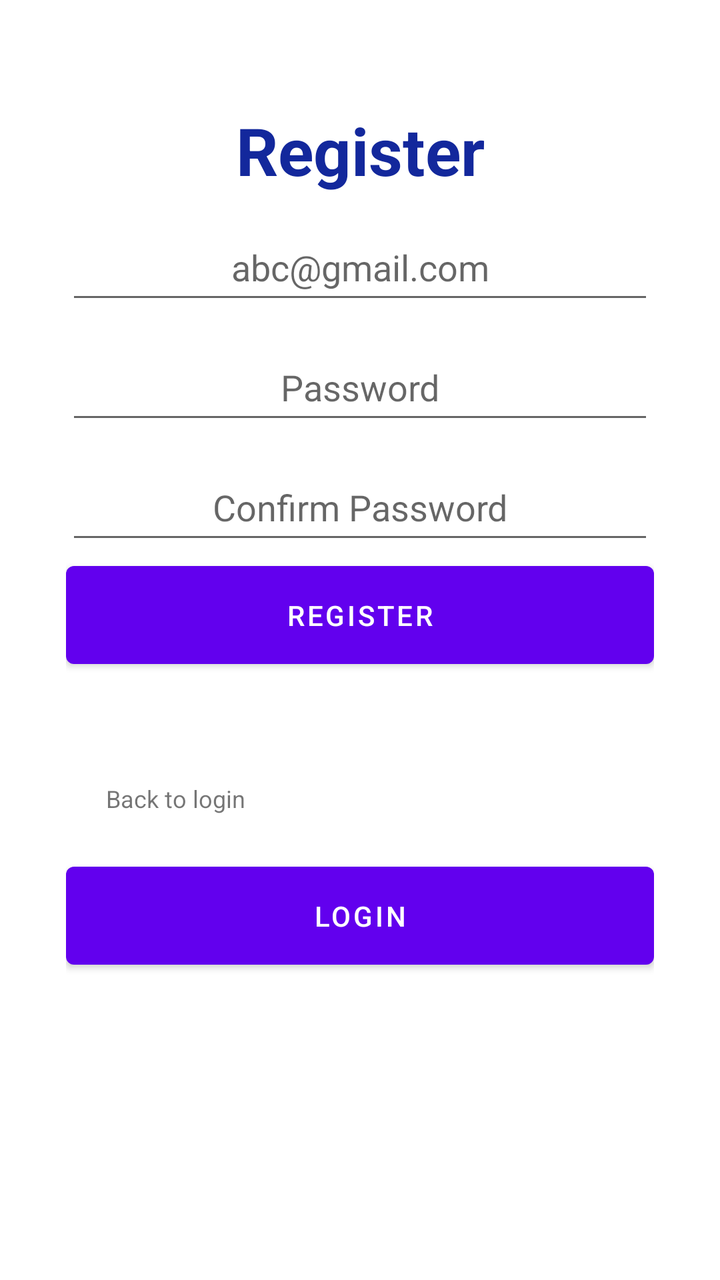
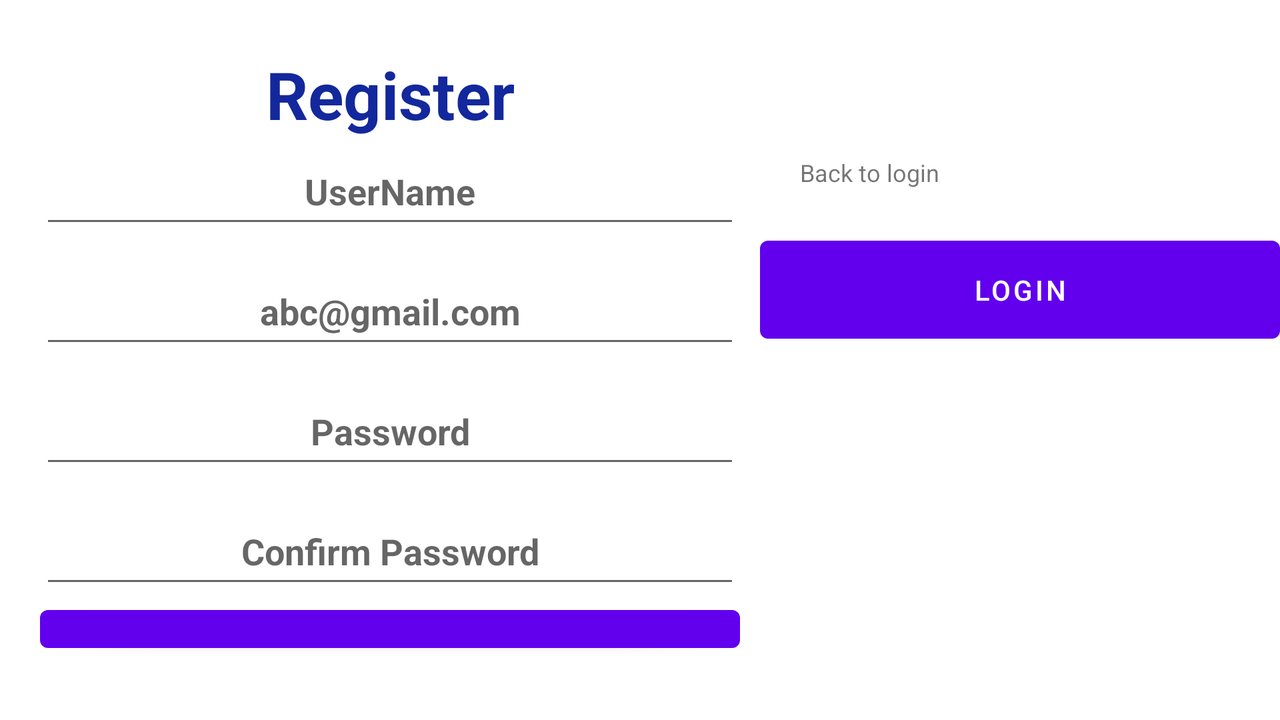

Two renders of one Android screen. The first uses the default layout on a phone; the second uses the alternative layout the repository ships for a different screen configuration, on a matching device. The two XML files are below.
<!-- AndroidManifest.xml: application theme Theme.PMJewellers -->
<!-- res/layout/fragment_register.xml -->
<?xml version="1.0" encoding="utf-8"?>
<RelativeLayout xmlns:android="http://schemas.android.com/apk/res/android"
    xmlns:tools="http://schemas.android.com/tools"
    android:layout_width="match_parent"
    android:layout_height="match_parent"
    tools:context=".loginRegisterFragments.RegisterFragment">

    <LinearLayout
        android:layout_width="match_parent"
        android:layout_height="match_parent"
        android:orientation="vertical"

        >

    <LinearLayout
        android:id="@+id/Register"
        android:layout_width="match_parent"
        android:layout_height="match_parent"
        android:layout_marginLeft="33dp"
        android:layout_marginTop="20dp"
        android:layout_marginRight="33dp"
        android:layout_marginBottom="30dp"
        android:orientation="vertical">



        <TextView
            android:id="@+id/RegisterMainHeading"
            android:layout_width="match_parent"
            android:layout_height="wrap_content"
            android:gravity="center"
            android:text="@string/Register"
            android:layout_marginTop="33dp"
            android:textColor="#13289C"
            android:textSize="33dp"
            android:textStyle="bold" />

        <EditText
            android:id="@+id/RegisterEmailId"
            android:layout_width="match_parent"
            android:layout_height="50dp"
            android:layout_marginTop="10dp"
            android:ems="10"
            android:gravity="center"
            android:hint="abc@gmail.com"
            android:inputType="textEmailAddress"
            android:paddingStart="10sp"
            android:paddingEnd="10sp" />

        <EditText
            android:id="@+id/RegisterPassword"
            android:layout_width="match_parent"
            android:layout_height="50dp"
            android:layout_marginTop="10dp"
            android:ems="10"
            android:gravity="center"
            android:hint="Password"
            android:inputType="textPassword"
            android:paddingStart="10sp"
            android:paddingEnd="10sp" />

         <EditText
            android:id="@+id/ConfirmRegisterPassword"
            android:layout_width="match_parent"
            android:layout_height="50dp"
            android:layout_marginTop="10dp"
            android:ems="10"
            android:gravity="center"
            android:hint="Confirm Password"
            android:inputType="textPassword"
            android:paddingStart="10sp"
            android:paddingEnd="10sp" />


        <ProgressBar
            android:id="@+id/RegisterprogressBar"
            style="?android:attr/progressBarStyle"
            android:layout_width="match_parent"
            android:layout_height="wrap_content"
            android:visibility="gone" />

        <Button
            android:id="@+id/FragmentRegisterRegisterBtn"
            android:layout_width="match_parent"
            android:layout_height="wrap_content"
            android:padding="15sp"
            android:text="@string/Register" />



        <LinearLayout
            android:layout_width="match_parent"
            android:layout_height="match_parent"
            android:orientation="vertical"
            android:paddingTop="33dp">

            <TextView
                android:id="@+id/backToLogin"
                android:layout_width="match_parent"
                android:layout_height="wrap_content"
                android:gravity="center|left"
                android:padding="20sp"
                android:text="@string/backToLogin"
                android:textSize="12sp" />



            <Button
                android:id="@+id/FragmentRegisterLoginBtn"
                android:layout_width="match_parent"
                android:layout_height="wrap_content"
                android:padding="15sp"
                android:text="@string/Login" />

        </LinearLayout>
    </LinearLayout>

    </LinearLayout>

</RelativeLayout>
<!-- resources referenced by this layout -->
<resources>
  <string name="Login">Login</string>
  <string name="Register">Register</string>
  <string name="backToLogin">Back to login</string>
  <style name="Theme.PMJewellers" parent="Theme.MaterialComponents.DayNight.DarkActionBar">
          
          <item name="colorPrimary">@color/purple_500</item>
          <item name="colorPrimaryVariant">@color/purple_700</item>
          <item name="colorOnPrimary">@color/white</item>
          
          <item name="colorSecondary">@color/teal_200</item>
          <item name="colorSecondaryVariant">@color/teal_700</item>
          <item name="colorOnSecondary">@color/white</item>
          
          <item name="android:statusBarColor">?attr/colorPrimaryVariant</item>
          
      </style>
  <color name="purple_500">#FF6200EE</color>
  <color name="purple_700">#FF3700B3</color>
  <color name="white">#FFFFFFFF</color>
  <color name="teal_200">#FF03DAC5</color>
  <color name="teal_700">#FF018786</color>
</resources>
<!-- res/layout-land/fragment_register.xml (the repository's variant of the layout above) -->
<!-- drawn on the phone turned sideways -->
<?xml version="1.0" encoding="utf-8"?>
<RelativeLayout xmlns:android="http://schemas.android.com/apk/res/android"
    xmlns:tools="http://schemas.android.com/tools"
    android:layout_width="match_parent"
    android:layout_height="match_parent"
    tools:context=".loginRegisterFragments.RegisterFragment">

    <LinearLayout
        android:layout_width="match_parent"
        android:layout_height="match_parent"
        android:orientation="horizontal"

        >

    <LinearLayout
        android:id="@+id/Register"
        android:layout_width="350dp"
        android:layout_height="match_parent"
        android:layout_marginLeft="20dp"
        android:layout_marginTop="20dp"
        android:layout_marginRight="10dp"
        android:layout_marginBottom="30dp"
        android:orientation="vertical">



        <TextView
            android:id="@+id/RegisterMainHeading"
            android:layout_width="match_parent"
            android:layout_height="wrap_content"
            android:gravity="center"
            android:text="@string/Register"
            android:layout_marginTop="5dp"
            android:textColor="#13289C"
            android:textSize="33dp"
            android:textStyle="bold" />

        <EditText
            android:id="@+id/UserName"
            android:layout_width="match_parent"
            android:layout_height="50dp"
            android:hint="@string/UserName"
            android:gravity="center"
            android:textStyle="bold"
            />
        <EditText
            android:id="@+id/RegisterEmailId"
            android:layout_width="match_parent"
            android:layout_height="50dp"
            android:layout_marginTop="10dp"
            android:ems="10"
            android:gravity="center"
            android:textStyle="bold"
            android:hint="abc@gmail.com"
            android:inputType="textEmailAddress"
            android:paddingStart="10sp"
            android:paddingEnd="10sp" />

        <EditText
            android:id="@+id/RegisterPassword"
            android:layout_width="match_parent"
            android:layout_height="50dp"
            android:layout_marginTop="10dp"
            android:textStyle="bold"
            android:ems="10"
            android:gravity="center"
            android:hint="Password"
            android:inputType="textPassword"
            android:paddingStart="10sp"
            android:paddingEnd="10sp" />

         <EditText
            android:id="@+id/ConfirmRegisterPassword"
            android:layout_width="match_parent"
            android:layout_height="50dp"
            android:layout_marginTop="10dp"
            android:ems="10"
            android:gravity="center"
            android:hint="Confirm Password"
             android:textStyle="bold"
             android:inputType="textPassword"
            android:paddingStart="10sp"
            android:paddingEnd="10sp" />


        <ProgressBar
            android:id="@+id/RegisterprogressBar"
            style="?android:attr/progressBarStyle"
            android:layout_width="match_parent"
            android:layout_height="wrap_content"
            android:visibility="gone" />

        <Button
            android:id="@+id/FragmentRegisterRegisterBtn"
            android:layout_width="match_parent"
            android:layout_height="wrap_content"
            android:padding="15sp"
            android:text="@string/Register" />




    </LinearLayout>
        <LinearLayout
            android:layout_width="match_parent"
            android:layout_height="match_parent"
            android:orientation="vertical"
            android:paddingTop="58dp">

            <TextView
                android:id="@+id/backToLogin"
                android:layout_width="match_parent"
                android:layout_height="wrap_content"
                android:gravity="center|left"
                android:padding="20sp"
                android:text="@string/backToLogin"
                android:textSize="12sp" />



            <Button
                android:id="@+id/FragmentRegisterLoginBtn"
                android:layout_width="match_parent"
                android:layout_height="wrap_content"
                android:padding="15sp"
                android:text="@string/Login" />

        </LinearLayout>
    </LinearLayout>

</RelativeLayout>
<!-- resources referenced by the variant -->
<!-- as the phone turned sideways resolves them -->
<resources>
  <string name="Login">Login</string>
  <string name="Register">Register</string>
  <string name="UserName">UserName</string>
  <string name="backToLogin">Back to login</string>
  <style name="Theme.PMJewellers" parent="Theme.MaterialComponents.DayNight.DarkActionBar">
          
          <item name="colorPrimary">@color/purple_500</item>
          <item name="colorPrimaryVariant">@color/purple_700</item>
          <item name="colorOnPrimary">@color/white</item>
          
          <item name="colorSecondary">@color/teal_200</item>
          <item name="colorSecondaryVariant">@color/teal_700</item>
          <item name="colorOnSecondary">@color/white</item>
          
          <item name="android:statusBarColor">?attr/colorPrimaryVariant</item>
          
      </style>
  <color name="purple_500">#FF6200EE</color>
  <color name="purple_700">#FF3700B3</color>
  <color name="white">#FFFFFFFF</color>
  <color name="teal_200">#FF03DAC5</color>
  <color name="teal_700">#FF018786</color>
</resources>
